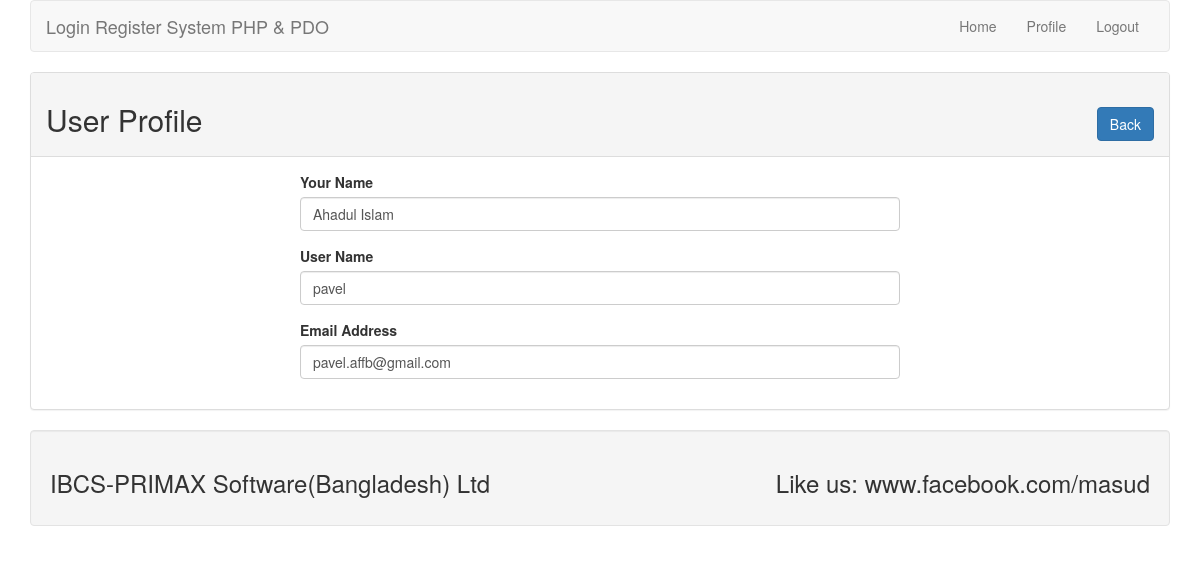
Screenshot of /profile.php?id=9 (signed in) with the database file from the repository.
### tables this page shows
CREATE TABLE `lr_user` (
  `id` int(11) NOT NULL,
  `name` varchar(255) DEFAULT NULL,
  `username` varchar(255) DEFAULT NULL,
  `email` varchar(255) DEFAULT NULL,
  `password` varchar(255) DEFAULT NULL
);

### lib/User.php (called while the page is built, shortened)
<?php
include'Database.php';
class User{
		private $db;
		public function __construct(){
			$this->db= new Database();
		}
		public function getUserById($id) {
			$sql = "SELECT * FROM lr_user WHERE id = :id LIMIT 1";
			$query =$this->db->pdo->prepare($sql);
			$query->bindValue(':id',$id);
			$query->execute();
			$result =$query->fetch(PDO::FETCH_OBJ);
			return $result;
		}
	}
?>

### lib/Database.php (called while the page is built)
<?php
	class Database{
		private $hostdb = "localhost";
		private $userdb = "root";
		private $passdb = "";
		private $namedb = "lr";
			public $pdo;
	public function __construct(){
	if (!isset($this->pdo)) {
	try {
	$link = new PDO("mysql:host=".$this->hostdb.";
		dbname=".$this->namedb,$this->userdb,$this->passdb);
	$link->setAttribute(PDO::ATTR_ERRMODE,PDO::ERRMODE_EXCEPTION);
	$link-> exec("SET CHARACTER SET utf8");
	$this->pdo =$link;
	}catch (PDOException $e) {
	die("Failed to connect with Database ".$e->getMessage());
				}
			}
		}
	}
?>

### profile.php (the view, shortened to what this page needs)
<?php
	include 'inc/header.php';
	include 'lib/User.php';
 ?>
<?php
	if (isset($_GET['id'])) {
		$userid = (int)$_GET['id'];
	}
	$user = new User();
?>
				<div class="panel panel-default">
					<div class="panel-heading">
						<h2>User Profile<span class="pull-right"><a class="btn btn-primary" href="index.php">Back</a></span></h2>
					</div>
					<div class="panel-body">
					<div style="max-width:600px; margin: 0 auto">
					<?php
						$userdata = $user->getUserById($userid);
						if ($userdata) { ?>
						<form action="" method="POST">
							<div class="form-group">
								<label for="name">Your Name</label>
								<input type="text" id="name" name="name" class="form-control" value="<?php echo $userdata->name; ?>" />
							</div>
							<div class="form-group">
								<label for="username">User Name</label>
								<input type="text" id="username" name="username" class="form-control" value="<?php echo $userdata->username; ?>" />
							</div>
							<div class="form-group">
								<label for="email">Email Address</label>
								<input type="text" id="email" name="email" class="form-control" value="<?php echo $userdata->email; ?>"/>
							</div>
						</form>
						<?php } ?>
						</div>
					</div>
				</div>
<?php
	include 'inc/footer.php';
 ?>

### rows the page displays
lr_user: name "Ahadul Islam", username "pavel", email "pavel.affb@gmail.com"
